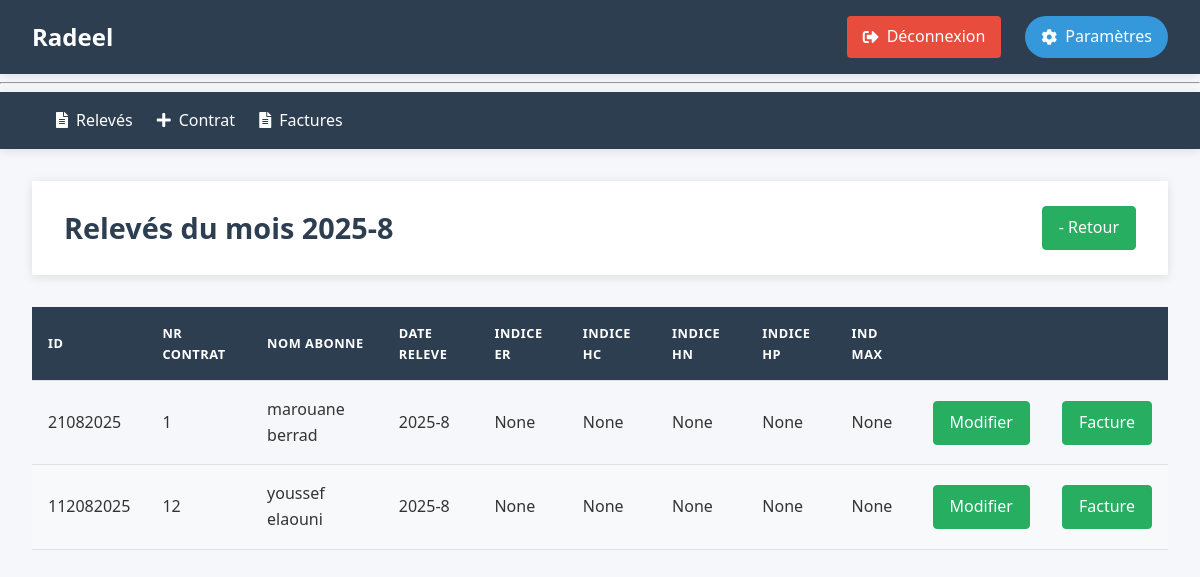
Before: /2025-8/afficher (signed in) with the older database file.
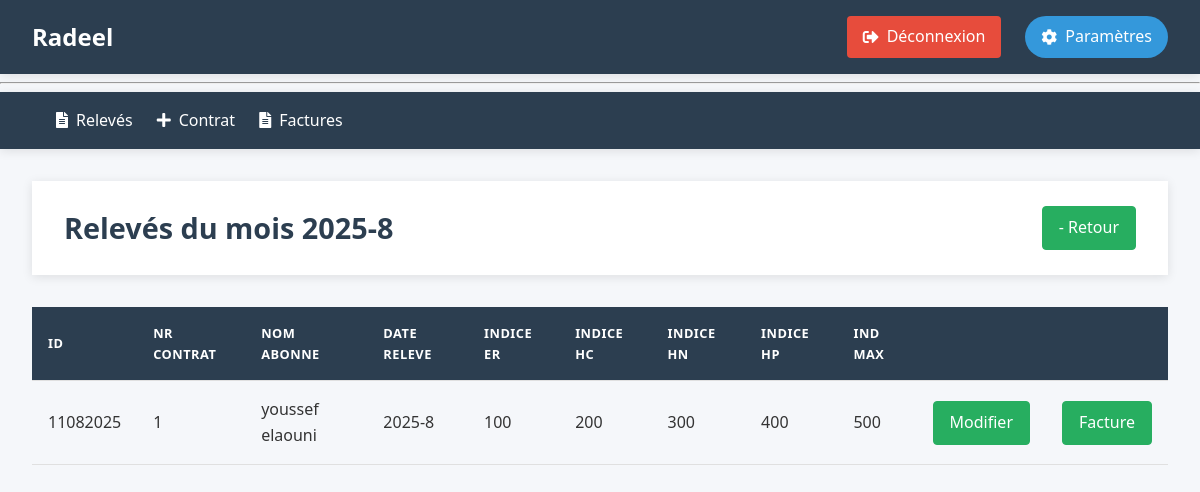
After: the same page with the newer database file.
### tables this page shows
CREATE TABLE releves (
    id TEXT PRIMARY KEY NOT NULL,
    Nr_contrat INTEGER NOT NULL,
    mois INTEGER CHECK (mois BETWEEN 1 AND 12),
    annee INTEGER ,
    IER INTEGER CHECK(IER >= 0),-- Indicateur d'energie reactif
    IEA_HC INTEGER CHECK(IEA_HC >= 0),-- Indicateur d'energie active en heures creuses
    IEA_HN INTEGER CHECK(IEA_HN >= 0),-- Indicateur d'energie active en heures normales
    IEA_HP INTEGER CHECK(IEA_HP >= 0),-- Indicateur d'energie active en heures pleines
    RED_ER INTEGER DEFAULT 0,--Redressement d'energie reactif
    RED_EA_HC INTEGER DEFAULT 0,--Redressement d'energie active en heures creuses
    RED_EA_HN INTEGER DEFAULT 0,--Redressement d'energie active en heures normales
    RED_EA_HP INTEGER DEFAULT 0 ,--Redressement d'energie active en heures pleines
    IMAX INTEGER CHECK(IMAX >= 0),--Indicateur de maximum KW
    FOREIGN KEY (Nr_contrat) REFERENCES contrats(Nr_contrat) ON DELETE CASCADE
    --UNIQUE(Nr_contrat, mois, annee) -- Assure qu'il n'y a qu'un relevé par mois et par contrat
);

CREATE TABLE contrats (
    Nr_contrat INTEGER PRIMARY KEY ,
    nom_abonne TEXT NOT NULL,
    Adresse TEXT NOT NULL,
    date_contrat DATE NOT NULL DEFAULT CURRENT_DATE,
    Secteur INTEGER NOT NULL,
    Puissance_souscrite INTEGER NOT NULL CHECK(Puissance_souscrite > 0),
    Puissance_installee INTEGER NOT NULL CHECK(Puissance_installee > 0),
    type_installation INTEGER NOT NULL CHECK(type_installation IN (1, 2, 12)),
    statut TEXT NOT NULL DEFAULT 'actif' CHECK(statut IN ('actif', 'resile', 'suspendu'))
);

### radeel/releve.py (the view)
@br.route("/<mois>/afficher")
def afficher(mois):
    db = get_db()
    date = get_date_from_mois(mois)
    if not date:
        return redirect(url_for('releve.index'))
    annee ,mois_= date
    releves = db.execute("""
        SELECT r.*, c.nom_abonne
        FROM releves r
        JOIN contrats c ON c.Nr_contrat = r.Nr_contrat
        WHERE r.mois = ? and r.annee = ?
    """, (mois_,annee,)).fetchall()
    return render_template("releves/afficher.html", releves=releves, mois=mois)

### radeel/auth.py (called while the page is built)
@bp.before_app_request
def load_logged_in_user():
    user_id = session.get('user_id')
    if user_id is None:
        g.user = None
    else:
        g.user = get_db().execute(
            'SELECT * FROM user WHERE id = ?', (user_id,)
        ).fetchone()

def login_required(view):
    @functools.wraps(view)
    def wrapped_view(**kwargs):
        if not session.get('authenticated'):
            return redirect(url_for('auth.login'))
        return view(**kwargs)
    return wrapped_view

### radeel/db.py (called while the page is built)
def get_db():
    if 'db' not in g:
        g.db = sqlite3.connect(
            current_app.config['DATABASE'],
            detect_types=sqlite3.PARSE_DECLTYPES
        )
        g.db.execute("PRAGMA foreign_keys = ON;")
        g.db.row_factory = sqlite3.Row
    return g.db

### radeel/releve.py (called while the page is built)
@br.before_request
@login_required
def before_request():
    pass

def get_date_from_mois(mois):
    try:
        annee,mois = map(int, mois.split("-"))
        if 1 <= mois <= 12:
            return  annee, mois
        else:
            raise ValueError("Mois invalide")
    except ValueError:
        flash("Format de mois invalide. Utilisez 'MM-AAAA'.", "error")
        return None

### radeel/templates/releves/afficher.html (shortened to what this page needs)
{% extends 'base.html' %}
{% block header %}
    <h1>Relevés du mois {{ mois }}</h1>
    <a href="/" class="btn btn-success">- Retour</a>
{% endblock %}
{% block content %}
    <table cellpadding="5">
        <thead>
            <tr>
                <th>ID</th>
                <th>Nr contrat</th>
                <th>Nom abonne</th>
                <th>Date Releve</th>
                <th>Indice ER</th>
                <th>Indice HC</th>
                <th>Indice HN</th>
                <th>Indice HP</th>
                <th>Ind Max</th>
                <th></th>
                <th></th>
            </tr>
        </thead>
        <tbody>
            {% for r in releves %}
            <tr>
                <td>{{ r.Id}}</td>
                <td>{{ r.Nr_contrat }}</td>
                <td>{{ r.nom_abonne }}</td>
                <td>{{ mois}}</td>
                <td>{{ r.IER }}</td>
                <td>{{ r.IEA_HC }}</td>
                <td>{{ r.IEA_HN }}</td>
                <td>{{ r.IEA_HP }}</td>
                <td>{{ r.imax }}</td>
                <td>
                    <a href="{{ url_for('releve.modifier', id=r.Id) }}" class="btn btn-success">Modifier</a>
                </td>
                <td>
                    <a href="{{ url_for('releve.calculer', id=r.Id) }}" class="btn btn-success">Facture</a>
                </td>
            </tr>
            {% endfor %}
        </tbody>
    </table>
{% endblock %}

### radeel/templates/base.html (shortened to what this page needs)
<!doctype html>
<html lang="fr">
<head>
    <link rel="stylesheet" href="{{ url_for('static', filename='style.css') }}">
    <link rel="stylesheet" href="https://cdnjs.cloudflare.com/ajax/libs/font-awesome/5.15.4/css/all.min.css">
</head>
<body>
    <nav class="navbar">
        <div class="navbar-container">
            <h1 class="logo">Radeel</h1>
            <ul class="nav-links">
                {% if session.get('authenticated') %}
                    <li class="user-info">
                        <a href="{{ url_for('auth.logout') }}" class="logout-btn">
                            <i class="fas fa-sign-out-alt"></i> Déconnexion
                        </a>
                    </li>
                {% else %}
                    <li><a href="{{ url_for('auth.login') }}" class="nav-link"><i class="fas fa-sign-in-alt"></i> Connexion</a></li>
                {% endif %}
                <li><a href="{{ url_for('parametres.admin') }}" class="nav-link params-btn"><i class="fas fa-cog"></i> Paramètres</a></li>
            </ul>
        </div>
    </nav>
    <hr>
    <nav class="navbar">
        <div class="navbar-container">
            <ul class="nav-links">
                <li><a href="{{ url_for('releve.index') }}" class="nav-link"><i class="fas fa-file-alt"></i> Relevés</a></li>
                <li><a href="{{ url_for('contrat.contrat_index') }}" class="nav-link"><i class="fas fa-plus"></i> Contrat</a></li>
                <li><a href="{{ url_for('facture.index') }}" class="nav-link"><i class="fas fa-file-alt"></i> Factures</a></li>
            </ul>
        </div>
    </nav>
    <main class="main-content">
        <div class="container">
            <header class="page-header">
                {% block header %}{% endblock %}
            </header>
            {% block content %}{% endblock %}
        </div>
    </main>
</html>

### radeel/static/style.css (style rules this page uses)
:root { --primary-color: #2c3e50; --secondary-color: #3498db; --accent-color: #e74c3c; --light-color: #ecf0f1; --dark-color: #2c3e50; --success-color: #27ae60; --warning-color: #f39c12; --text-color: #333; --text-light: #95a5a6; --border-radius: 4px; --box-shadow: 0 2px 10px rgba(0, 0, 0, 0.1); --transition: all 0.3s ease; }
body { font-family: 'Segoe UI', Tahoma, Geneva, Verdana, sans-serif; line-height: 1.6; color: var(--text-color); background-color: #f5f7fa; padding: 0; margin: 0; }
header { background-color: white; padding: 1.5rem 2rem; margin-bottom: 2rem; box-shadow: var(--box-shadow); display: flex; justify-content: space-between; align-items: center; }
header h1 { margin: 0; color: var(--dark-color); font-size: 1.8rem; }
.btn { display: inline-block; padding: 0.5rem 1rem; border-radius: var(--border-radius); text-decoration: none; font-weight: 500; transition: all 0.3s ease; }
.btn-success { background-color: var(--success-color); color: white; border: 1px solid var(--success-color); }
table { width: 100%; border-collapse: collapse; margin-top: 1rem; }
th, td { padding: 1rem; text-align: left; border-bottom: 1px solid #e0e0e0; }
th { background-color: var(--primary-color); color: white; font-weight: 600; text-transform: uppercase; font-size: 0.8rem; letter-spacing: 0.5px; }
body { font-family: 'Segoe UI', Tahoma, Geneva, Verdana, sans-serif; line-height: 1.6; color: var(--text-color); background-color: #f5f7fa; margin: 0; padding: 0; min-height: 100vh; }
.navbar { background-color: var(--primary-color); color: white; padding: 1rem 0; box-shadow: var(--box-shadow); }
.navbar-container { display: flex; justify-content: space-between; align-items: center; max-width: 1200px; margin: 0 auto; padding: 0 2rem; }
.logo { margin: 0; font-size: 1.5rem; font-weight: 700; color: white; }
.nav-links { display: flex; list-style: none; margin: 0; padding: 0; align-items: center; }
.nav-links li { margin-left: 1.5rem; }
.nav-link { color: white; text-decoration: none; font-weight: 500; transition: var(--transition); display: flex; align-items: center; gap: 0.5rem; }
.user-info { display: flex; align-items: center; gap: 1rem; }
.logout-btn { background-color: var(--accent-color); color: white; padding: 0.5rem 1rem; border-radius: var(--border-radius); text-decoration: none; transition: var(--transition); display: flex; align-items: center; gap: 0.5rem; }
.main-content { padding: 2rem 0; }
.container { max-width: 1200px; margin: 0 auto; padding: 0 2rem; }
.page-header { margin-bottom: 2rem; display: flex; justify-content: space-between; align-items: center; }
.params-btn { background-color: var(--secondary-color); padding: 0.5rem 1rem; border-radius: 50px; transition: var(--transition); display: flex; align-items: center; gap: 0.5rem; }

Changed rows visible on the page:
removed releves: Id "21082025", Nr_contrat "1", nom_abonne "marouane berrad", mois "2025-8", IER "None", IEA_HC "None", IEA_HN "None", IEA_HP "None", imax "None"
removed releves: Id "112082025", Nr_contrat "12", nom_abonne "youssef elaouni", mois "2025-8", IER "None", IEA_HC "None", IEA_HN "None", IEA_HP "None", imax "None"
added releves: Id "11082025", Nr_contrat "1", nom_abonne "youssef elaouni", mois "2025-8", IER "100", IEA_HC "200", IEA_HN "300", IEA_HP "400", imax "500"
